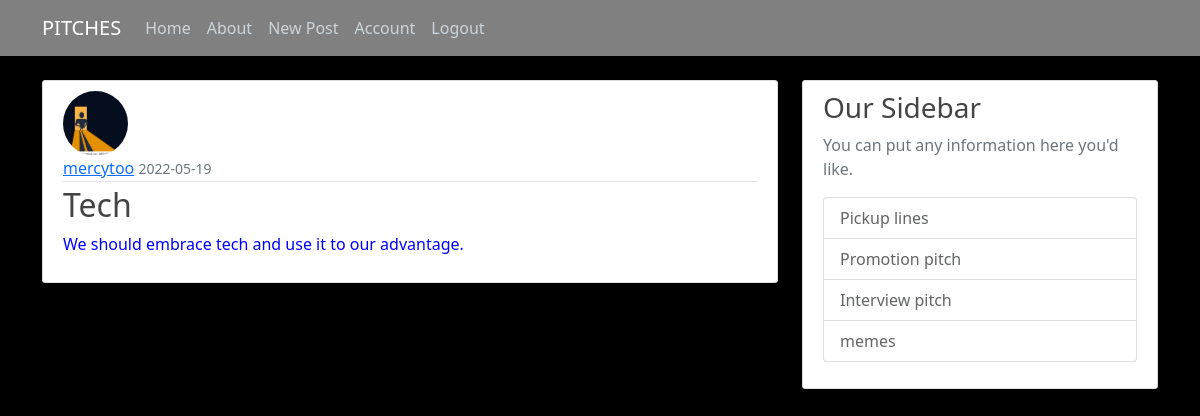
/post/3 (signed in), run on the app's committed database.
### pitches/models.py (models this page shows, shortened)
class User(db.Model, UserMixin):
    id = db.Column(db.Integer, primary_key=True)
    username = db.Column(db.String(20), unique=True, nullable=False)
    email = db.Column(db.String(120), unique=True, nullable=False)
    image_file = db.Column(db.String(20), nullable=False, default='kc.jpg')
    password = db.Column(db.String(60), nullable=False)
    posts = db.relationship('Post', backref='author', lazy=True)

class Post(db.Model):
    id = db.Column(db.Integer, primary_key=True)
    title = db.Column(db.String(100), nullable=False)
    date_posted = db.Column(db.DateTime, nullable=False, default=datetime.utcnow)
    content = db.Column(db.Text, nullable=False)
    user_id = db.Column(db.Integer, db.ForeignKey('user.id'), nullable=False)

### pitches/routes.py (the view)
@app.route("/post/<int:post_id>")
def post(post_id):
    post = Post.query.get_or_404(post_id)
    return render_template('post.html', title=post.title, post=post)

### pitches/models.py (called while the page is built)
@login_manager.user_loader
def load_user(user_id):
    return User.query.get(int(user_id))

### pitches/templates/post.html (shortened to what this page needs)
{% extends "wallart.html" %}
{% block content %}
  <article class="media content-section">
    <img class="rounded-circle article-img" src="{{ url_for('static', filename='profile_pics/' + post.author.image_file) }}">
    <div class="media-body">
      <div class="article-metadata">
        <a class="mr-2" href="#">{{ post.author.username }}</a>
        <small class="text-muted">{{ post.date_posted.strftime('%Y-%m-%d') }}</small>
      </div>
      <h2 class="article-title">{{ post.title }}</h2>
      <p class="article-content">{{ post.content }}</p>
    </div>
  </article>
{% endblock content %}

### pitches/static/styles.css (style rules this page uses)
body { background: black; color: blue; margin-top: 5rem; }
h1, h2, h3, h4, h5, h6 { color: #444444; }
.content-section { background: #ffffff; padding: 10px 20px; border: 1px solid #dddddd; border-radius: 3px; margin-bottom: 20px; }
.article-title { color: #444444; }
.article-content { white-space: pre-line; }
.article-img { height: 65px; width: 65px; margin-right: 16px; }
.article-metadata { padding-bottom: 1px; margin-bottom: 4px; border-bottom: 1px solid #e3e3e3 }

### data on the page
User: image_file (picture), author.username "mercytoo"
Post: date_posted "2022-05-19", title "Tech", content "We should embrace tech and use it to our advantage."
